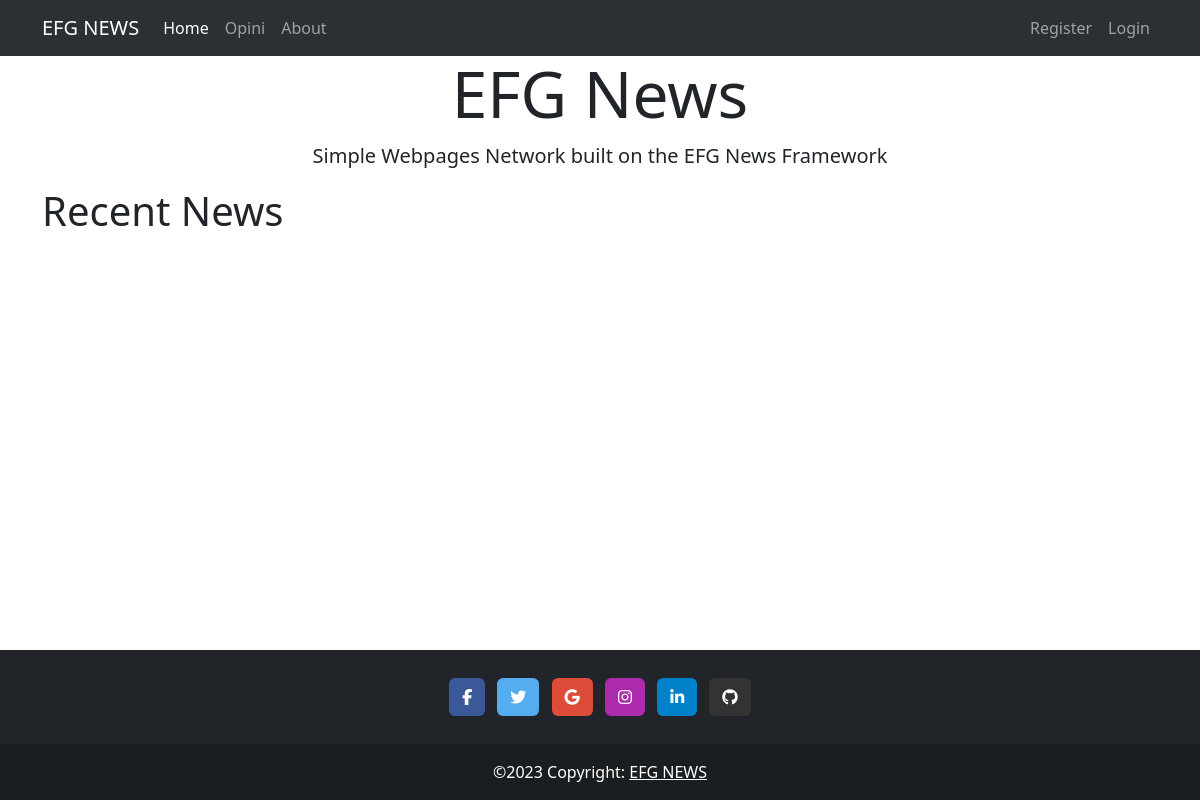
Before: / with the older database file.
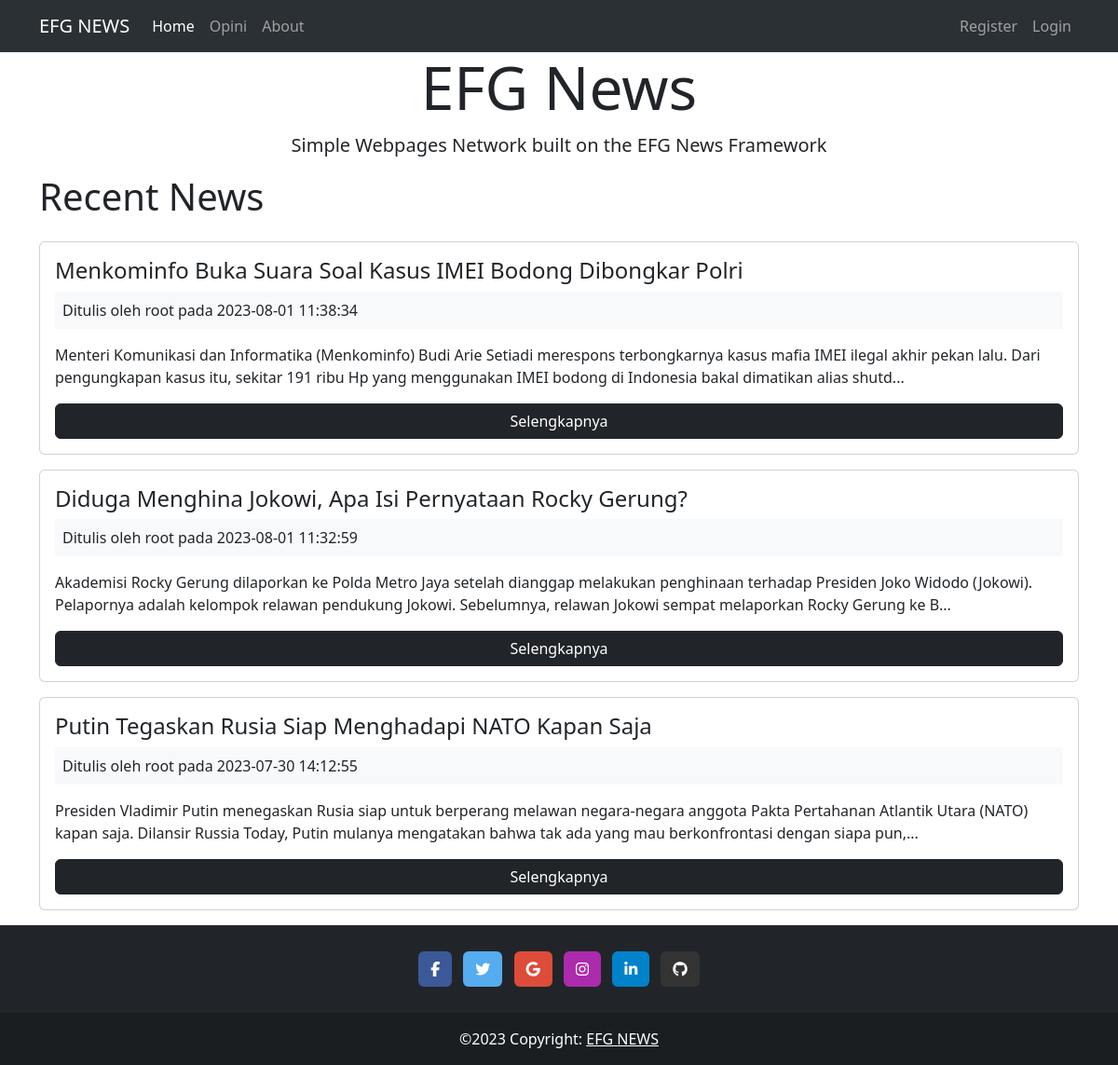
After: the same page with the newer database file.
### tables this page shows
CREATE TABLE `news` (
  `id` int(11) NOT NULL,
  `user_id` int(11) NOT NULL,
  `title` varchar(255) NOT NULL,
  `image` varchar(255) DEFAULT NULL,
  `body` text NOT NULL,
  `created_at` datetime NOT NULL DEFAULT current_timestamp()
);

CREATE TABLE `users` (
  `id` int(11) NOT NULL,
  `admin` tinyint(1) NOT NULL DEFAULT 0,
  `name` varchar(255) NOT NULL,
  `email` varchar(255) NOT NULL,
  `password` varchar(255) NOT NULL,
  `created_at` datetime NOT NULL DEFAULT current_timestamp()
);

### app/controllers/Pages.php (called while the page is built, shortened)
<?php
    class Pages extends Controller {
        public function __construct(){
            $this->newsModel = $this->model('News');
        }
        public function index(){
            $news = $this->newsModel->getNews();
            $data = [
                'title' => 'EFG News',
                'description' => 'Simple Webpages Network built on the EFG News Framework',
                'news' => $news
            ];
            $this->view('pages/index', $data);
        }
    }

### app/libraries/Core.php (called while the page is built, shortened)
<?php
    class Core {
        protected $currentMethod = 'index';
        public function __construct(){
            $url = $this->getUrl();
            $this->currentController = new $this->currentController;
            $this->params = $url ? array_values($url) : [];
            call_user_func_array([$this->currentController, $this->currentMethod], $this->params);
        }
    }

### public/index.php (called while the page is built, shortened)
<?php
    $init = new Core;

### app/libraries/Database.php (called while the page is built, shortened)
<?php
    class Database {
        private $host = DB_HOST;
        private $user = DB_USER;
        private $pass = DB_PASS;
        private $dbname = DB_NAME;
        private $dbh;
        private $stmt;
        public function __construct() {
            $dsn = 'mysql:host=' . $this->host . ';dbname=' . $this->dbname;
            $options = array(
                PDO::ATTR_PERSISTENT => true,
                PDO::ATTR_ERRMODE => PDO::ERRMODE_EXCEPTION
            );
            try{
                $this->dbh = new PDO($dsn, $this->user, $this->pass, $options);
            }catch(PDOException $e){
                $this->error = $e->getMessage();
                echo $this->error;
            }
        }
        public function query($sql){
            $this->stmt = $this->dbh->prepare($sql);
        }
        public function execute(){
            return $this->stmt->execute();
        }
        public function resultSet(){
            $this->execute();
            return $this->stmt->fetchAll(PDO::FETCH_OBJ);
        }
    }

### app/models/News.php (called while the page is built, shortened)
<?php
    class News {
        private $db;
        function __construct() {
            $this->db = new Database;
        }
        public function getNews(){
            $this->db->query('SELECT *,
                                news.id as newsId,
                                users.id as userId,
                                news.created_at as newCreated,
                                users.created_at as userCreated
                                FROM news
                                INNER JOIN users
                                ON news.user_id = users.id
                                ORDER BY news.created_at DESC
                                ');
            $results = $this->db->resultSet();
            return $results;
        }
    }

### app/views/pages/index.php (the view, shortened to what this page needs)
<?php require APPROOT . '/views/inc/header.php'; ?>
    <div class="jumbotron jumbotron-fluid text-center">
        <div class="container">
            <h1 class="display-3"><?= $data['title']; ?></h1>
            <p class="lead"><?= $data['description']; ?></p>
        </div>
    </div>
    <div class="row mb-3">
        <div class="col-md-6">
            <h1>Recent News</h1>
        </div>
    </div>
    <?php foreach($data['news'] as $new) : ?>
        <div class="card card-body mb-3">
            <h4 class="card-title"><?= $new->title; ?></h4>
            <div class="bg-light p-2 mb-3">
                Ditulis oleh <?= $new->name; ?> pada <?= $new->newCreated; ?>
            </div>
            <p class="card-text"><?= substr($new->body, 0, 250) . "..."; ?></p>
            <a href="<?= URLROOT; ?>/artikel/show/<?= $new->newsId; ?>" class="btn btn-dark">Selengkapnya</a>
        </div>
    <?php endforeach; ?>
<?php require APPROOT . '/views/inc/footer.php'; ?>

### app/libraries/Controller.php (shortened to what this page needs)
<?php
    class Controller {
        public function view($view, $data = []){
            if(file_exists('../app/views/' . $view . '.php')){
                require_once '../app/views/' . $view . '.php';
            } else {
                die('Views tidak ada');
            }
        }
    }

### app/views/inc/header.php (shortened to what this page needs)
<!DOCTYPE html>
<html lang="en">
<head>
    <link rel="stylesheet" href="<?= URLROOT; ?>/assets/css/bootstrap.css">
</head>
<body class="d-flex flex-column min-vh-100">
    <?php require APPROOT . '/views/inc/navbar.php'; ?>
    <div class="container">

### app/views/inc/navbar.php (shortened to what this page needs)
<nav class="navbar bg-dark navbar-expand-lg bg-body-tertiary" data-bs-theme="dark">
  <div class="container">
    <a class="navbar-brand" href="<?= URLROOT; ?>"><?= SITENAME; ?></a>
    <div class="collapse navbar-collapse" id="navbarNav">
      <ul class="navbar-nav">
        <li class="nav-item">
          <a class="nav-link active" aria-current="page" href="<?= URLROOT; ?>">Home</a>
        </li>
        <li class="nav-item">
          <a class="nav-link" href="<?= URLROOT; ?>/posts">Opini</a>
        </li>
        <li class="nav-item">
          <a class="nav-link" href="<?= URLROOT; ?>/pages/about">About</a>
        </li>
      </ul>
      <ul class="navbar-nav ms-auto">
        <?php if(isset($_SESSION['user_id'])) : ?>
          <li class="nav-item">
            <a class="nav-link" href="#">Welcome <?= $_SESSION['user_name']; ?></a>
          </li>
          <?php if($_SESSION['admin'] == 1) : ?>
          <li class="nav-item">
            <a class="nav-link" href="<?= URLROOT; ?>/admin">Admin</a>
          </li>
          <?php endif; ?>
          <li class="nav-item">
            <a class="nav-link" href="<?= URLROOT; ?>/users/logout">Logout</a>
          </li>
        <?php else : ?>
          <li class="nav-item">
            <a class="nav-link" href="<?= URLROOT; ?>/users/register">Register</a>
          </li>
          <li class="nav-item">
            <a class="nav-link" href="<?= URLROOT; ?>/users/login">Login</a>
          </li>
        <?php endif; ?>
      </ul>
    </div>
  </div>
</nav>

### app/views/inc/footer.php (shortened to what this page needs)
    </div>
    <footer class="bg-dark text-center text-white mt-auto">
  <div class="container p-4 pb-0">
    <section class="mb-4">
      <a
        class="btn text-white btn-floating m-1"
        style="background-color: #3b5998;"
        href="#!"
        role="button"
        ><i class="fab fa-facebook-f"></i
      ></a>
      <a
        class="btn text-white btn-floating m-1"
        style="background-color: #55acee;"
        href="#!"
        role="button"
        ><i class="fab fa-twitter"></i
      ></a>
      <a
        class="btn text-white btn-floating m-1"
        style="background-color: #dd4b39;"
        href="#!"
        role="button"
        ><i class="fab fa-google"></i
      ></a>
      <a
        class="btn text-white btn-floating m-1"
        style="background-color: #ac2bac;"
        href="#!"
        role="button"
        ><i class="fab fa-instagram"></i
      ></a>
      <a
        class="btn text-white btn-floating m-1"
        style="background-color: #0082ca;"
        href="#!"
        role="button"
        ><i class="fab fa-linkedin-in"></i
      ></a>
      <a
        class="btn text-white btn-floating m-1"
        style="background-color: #333333;"
        href="#!"
        role="button"
        ><i class="fab fa-github"></i
      ></a>
    </section>
  </div>
  <div class="text-center p-3" style="background-color: rgba(0, 0, 0, 0.2);">
    ©2023 Copyright:
    <a class="text-white" href="<?= URLROOT;?>">EFG NEWS</a>
  </div>
</footer>
</body>
</html>

Changed rows visible on the page:
added news: title "Menkominfo Buka Suara Soal Kasus IMEI Bodong Dibongkar Polri", user.name "root", created_at "2023-08-01 11:38:34", body "Menteri Komunikasi dan Informatika (Menkominfo) Budi Arie Setiadi merespons terbongkarnya kasus mafia IMEI ilegal akhir pekan lalu. Dari pengungkapan kasus itu, sekitar 191 ribu Hp yang menggunakan IMEI bodong di Indonesia bakal dimatikan alias shutd"
added news: title "Diduga Menghina Jokowi, Apa Isi Pernyataan Rocky Gerung?", user.name "root", created_at "2023-08-01 11:32:59", body "Akademisi Rocky Gerung dilaporkan ke Polda Metro Jaya setelah dianggap melakukan penghinaan terhadap Presiden Joko Widodo (Jokowi). Pelapornya adalah kelompok relawan pendukung Jokowi. Sebelumnya, relawan Jokowi sempat melaporkan Rocky Gerung ke B"
added news: title "Putin Tegaskan Rusia Siap Menghadapi NATO Kapan Saja", user.name "root", created_at "2023-07-30 14:12:55", body "Presiden Vladimir Putin menegaskan Rusia siap untuk berperang melawan negara-negara anggota Pakta Pertahanan Atlantik Utara (NATO) kapan saja. Dilansir Russia Today, Putin mulanya mengatakan bahwa tak ada yang mau berkonfrontasi dengan siapa pun,"
